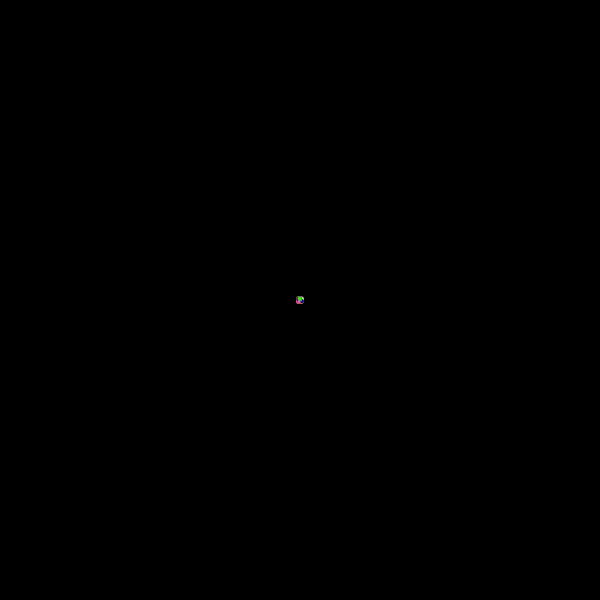
Frame 1 (no input)
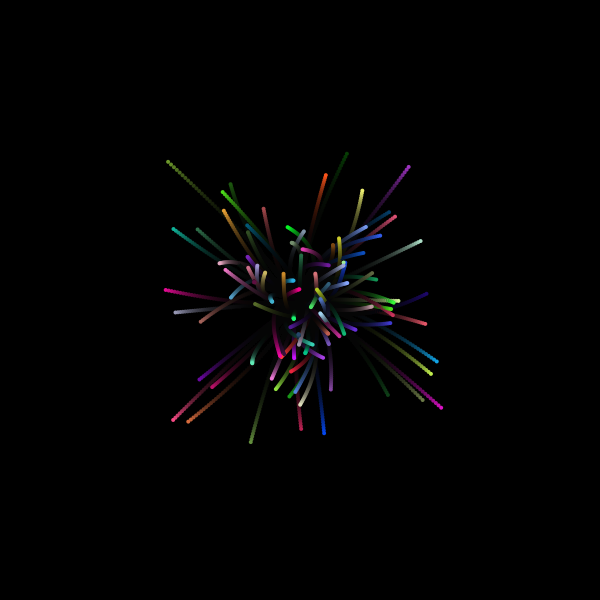
Frame 60 (the mouse pressed at the canvas centre just before this capture)
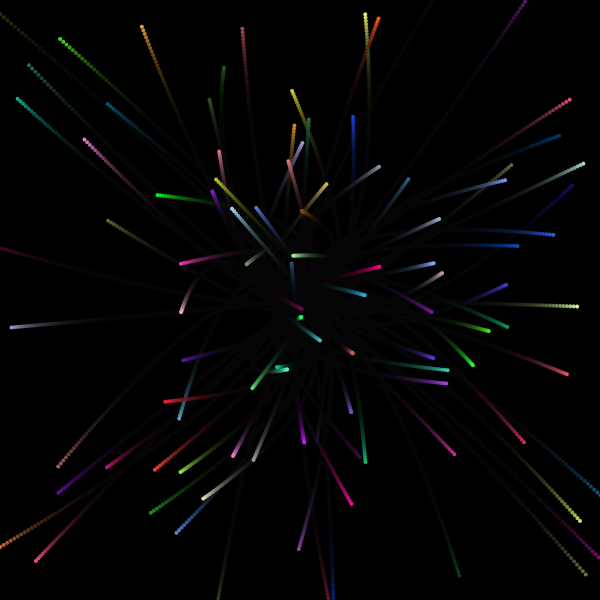
Frame 120 (the mouse held since frame 60 and released just before this capture)

The Processing sketch that drew these frames (run headless with seeded random() and noise(); from frame 60 on, the mouse is pressed at the canvas centre):

// Processing sketch: sketch_240702a
// ── sketch_240702a.pde
// position
float[] xs;
float[] ys;
// speed
float[] vxs;
float[] vys;
// acculate
float[] axs;
float[] ays;
// color
color[] colors;

void setup() {
  size(600, 600);
  noStroke();
  fill(255, 100);
  background(0);
  
  xs = new float[100];
  ys = new float[100];
  vxs = new float[100];
  vys = new float[100];
  axs = new float[100];
  ays = new float[100];
  colors = new color[100];

  for (int i = 0; i < 100; i++) {
    // first position
    xs[i] = width / 2;
    ys[i] = height / 2;

    // first speed
    vxs[i] = random(-2, 2);
    vys[i] = random(-2, 2);

    // first acculate
    axs[i] = random(-0.05, 0.05);
    ays[i] = random(-0.05, 0.05);

    // random color
    colors[i] = color(random(255), random(255), random(255));
  }
}

void draw() {
  fill(0, 25); // let backgroung black
  rect(0, 0, width, height);

  for (int i = 0; i < 100; i++) {
    // speed affected by acculate
    vxs[i] += axs[i];
    vys[i] += ays[i];
    
    // postion affect by spped
    xs[i] += vxs[i];
    ys[i] += vys[i];
    
    // effect to simulate the speed affectted by air 
    vxs[i] *= 0.99;
    vys[i] *= 0.99;

    // draw color
    fill(colors[i]);
    ellipse(xs[i], ys[i], 4, 4); // shape
  }
}
